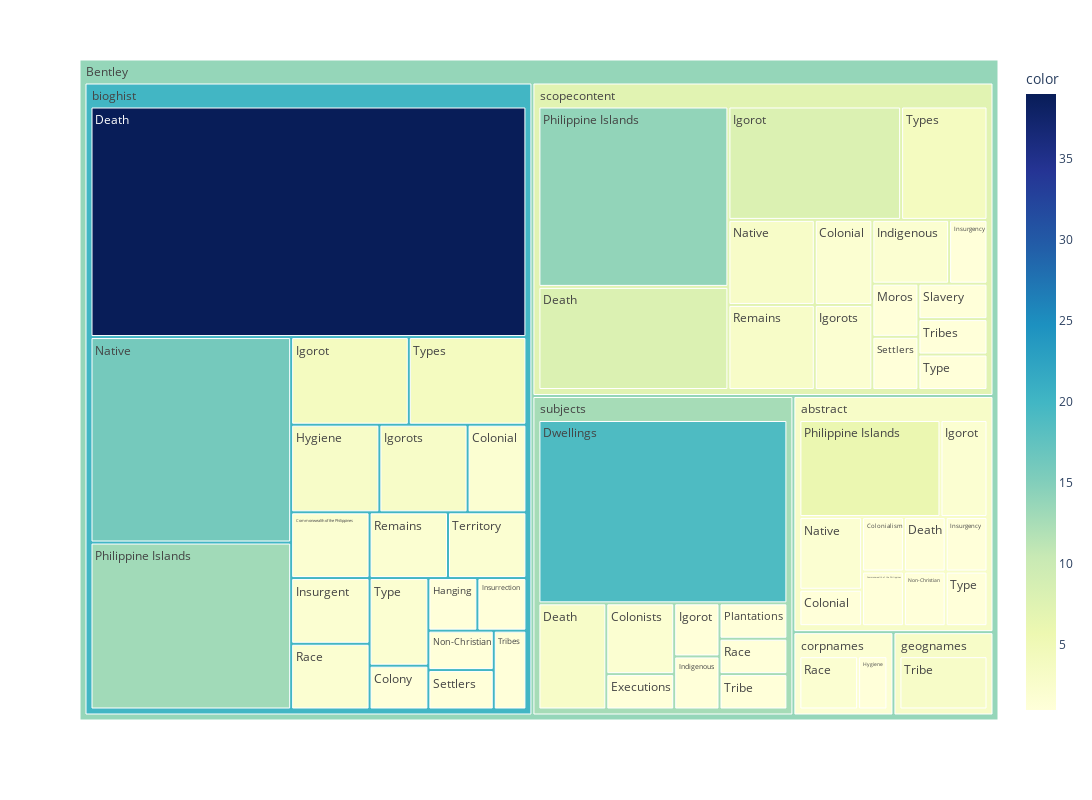

This figure's notebook cell:
### Markdown cell above
A color gradient indicates higher term prevalence in darker, or more intense, colors,
while lighter colors indicate lower occurence.

### Code cell
# Add a dummy color column
all_subsection_term_frequencies['color'] = all_subsection_term_frequencies['Term_Frequency']

# Treemap - color scale
fig = px.treemap(all_subsection_term_frequencies, path=['Source', 'Subsection', 'Term'], values='Term_Frequency',
                 color='color', color_continuous_scale='ylgnbu')
fig.update_layout(width=1500, height=800)
fig.show()

### Figure 1 — Plotly figure (JSON) as saved in the notebook; plotly's stock layout.template omitted (floating-point values rounded to 4 significant figures)
{"data": [{"branchvalues": "total", "customdata": [[1], [2], [2], [1], [2], [1], [1], [2], [1], [39], [8], [3], [19], [1], [1], [3], [1], [2], [4], [8], [1], [3], [2], [2], [1], [1], [1], [2], [1], [1], [2], [16], [3], [1], [1], [6], [13], [14], [1], [2], [2], [1], [2], [3], [1], [1], [1], [2], [3], [1], [1], [1], [1], [2], [1], [4], [4], [3], [19.9], [1.667], [3], [7.231], [12.67], [13.77]], "domain": {"x": [0, 1], "y": [0, 1]}, "hovertemplate": "labels=%{label}<br>Term_Frequency=%{value}<br>parent=%{parent}<br>id=%{id}<br>color=%{color}<extra></extra>", "ids": ["Bentley/abstract/Colonial", "Bentley/bioghist/Colonial", "Bentley/scopecontent/Colonial", "Bentley/abstract/Colonialism", "Bentley/subjects/Colonists", "Bentley/bioghist/Colony", "Bentley/abstract/Commonwealth of the Philippines", "Bentley/bioghist/Commonwealth of the Philippines", "Bentley/abstract/Death", "Bentley/bioghist/Death", "Bentley/scopecontent/Death", "Bentley/subjects/Death", "Bentley/subjects/Dwellings", "Bentley/subjects/Executions", "Bentley/bioghist/Hanging", "Bentley/bioghist/Hygiene", "Bentley/corpnames/Hygiene", "Bentley/abstract/Igorot", "Bentley/bioghist/Igorot", "Bentley/scopecontent/Igorot", "Bentley/subjects/Igorot", "Bentley/bioghist/Igorots", "Bentley/scopecontent/Igorots", "Bentley/scopecontent/Indigenous", "Bentley/subjects/Indigenous", "Bentley/abstract/Insurgency", "Bentley/scopecontent/Insurgency", "Bentley/bioghist/Insurgent", "Bentley/bioghist/Insurrection", "Bentley/scopecontent/Moros", "Bentley/abstract/Native", "Bentley/bioghist/Native", "Bentley/scopecontent/Native", "Bentley/abstract/Non-Christian", "Bentley/bioghist/Non-Christian", "Bentley/abstract/Philippine Islands", "Bentley/bioghist/Philippine Islands", "Bentley/scopecontent/Philippine Islands", "Bentley/subjects/Plantations", "Bentley/bioghist/Race", "Bentley/corpnames/Race", "Bentley/subjects/Race", "Bentley/bioghist/Remains", "Bentley/scopecontent/Remains", "Bentley/bioghist/Settlers", "Bentley/scopecontent/Settlers", "Bentley/scopecontent/Slavery", "Bentley/bioghist/Territory", "Bentley/geognames/Tribe", "Bentley/subjects/Tribe", "Bentley/bioghist/Tribes", "Bentley/scopecontent/Tribes", "Bentley/abstract/Type", "Bentley/bioghist/Type", "Bentley/scopecontent/Type", "Bentley/bioghist/Types", "Bentley/scopecontent/Types", "Bentley/abstract", "Bentley/bioghist", "Bentley/corpnames", "Bentley/geognames", "Bentley/scopecontent", "Bentley/subjects", "Bentley"], "labels": ["Colonial", "Colonial", "Colonial", "Colonialism", "Colonists", "Colony", "Commonwealth of the Philippines", "Commonwealth of the Philippines", "Death", "Death", "Death", "Death", "Dwellings", "Executions", "Hanging", "Hygiene", "Hygiene", "Igorot", "Igorot", "Igorot", "Igorot", "Igorots", "Igorots", "Indigenous", "Indigenous", "Insurgency", "Insurgency", "Insurgent", "Insurrection", "Moros", "Native", "Native", "Native", "Non-Christian", "Non-Christian", "Philippine Islands", "Philippine Islands", "Philippine Islands", "Plantations", "Race", "Race", "Race", "Remains", "Remains", "Settlers", "Settlers", "Slavery", "Territory", "Tribe", "Tribe", "Tribes", "Tribes", "Type", "Type", "Type", "Types", "Types", "abstract", "bioghist", "corpnames", "geognames", "scopecontent", "subjects", "Bentley"], "marker": {"coloraxis": "coloraxis", "colors": [1, 2, 2, 1, 2, 1, 1, 2, 1, 39, 8, 3, 19, 1, 1, 3, 1, 2, 4, 8, 1, 3, 2, 2, 1, 1, 1, 2, 1, 1, 2, 16, 3, 1, 1, 6, 13, 14, 1, 2, 2, 1, 2, 3, 1, 1, 1, 2, 3, 1, 1, 1, 1, 2, 1, 4, 4, 3, 19.9, 1.667, 3, 7.231, 12.67, 13.77]}, "name": "", "parents": ["Bentley/abstract", "Bentley/bioghist", "Bentley/scopecontent", "Bentley/abstract", "Bentley/subjects", "Bentley/bioghist", "Bentley/abstract", "Bentley/bioghist", "Bentley/abstract", "Bentley/bioghist", "Bentley/scopecontent", "Bentley/subjects", "Bentley/subjects", "Bentley/subjects", "Bentley/bioghist", "Bentley/bioghist", "Bentley/corpnames", "Bentley/abstract", "Bentley/bioghist", "Bentley/scopecontent", "Bentley/subjects", "Bentley/bioghist", "Bentley/scopecontent", "Bentley/scopecontent", "Bentley/subjects", "Bentley/abstract", "Bentley/scopecontent", "Bentley/bioghist", "Bentley/bioghist", "Bentley/scopecontent", "Bentley/abstract", "Bentley/bioghist", "Bentley/scopecontent", "Bentley/abstract", "Bentley/bioghist", "Bentley/abstract", "Bentley/bioghist", "Bentley/scopecontent", "Bentley/subjects", "Bentley/bioghist", "Bentley/corpnames", "Bentley/subjects", "Bentley/bioghist", "Bentley/scopecontent", "Bentley/bioghist", "Bentley/scopecontent", "Bentley/scopecontent", "Bentley/bioghist", "Bentley/geognames", "Bentley/subjects", "Bentley/bioghist", "Bentley/scopecontent", "Bentley/abstract", "Bentley/bioghist", "Bentley/scopecontent", "Bentley/bioghist", "Bentley/scopecontent", "Bentley", "Bentley", "Bentley", "Bentley", "Bentley", "Bentley", ""], "type": "treemap", "values": [1, 2, 2, 1, 2, 1, 1, 2, 1, 39, 8, 3, 19, 1, 1, 3, 1, 2, 4, 8, 1, 3, 2, 2, 1, 1, 1, 2, 1, 1, 2, 16, 3, 1, 1, 6, 13, 14, 1, 2, 2, 1, 2, 3, 1, 1, 1, 2, 3, 1, 1, 1, 1, 2, 1, 4, 4, 17, 102, 3, 3, 52, 30, 207]}], "layout": {"coloraxis": {"colorbar": {"title": {"text": "color"}}, "colorscale": [[0, "rgb(255,255,217)"], [0.125, "rgb(237,248,177)"], [0.25, "rgb(199,233,180)"], [0.375, "rgb(127,205,187)"], [0.5, "rgb(65,182,196)"], [0.625, "rgb(29,145,192)"], [0.75, "rgb(34,94,168)"], [0.875, "rgb(37,52,148)"], [1, "rgb(8,29,88)"]]}, "height": 800, "legend": {"tracegroupgap": 0}, "margin": {"t": 60}, "width": 1500}}
